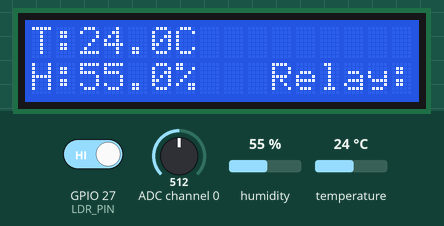
The program below on a simulated Raspberry Pi (BCM pin numbers). On the bench: 16×2 character LCD. Inputs (shaded band) come from the test bench; at power-on: ADC channel 0 = 512, GPIO 27 (LDR_PIN) HIGH, humidity 55 %, temperature 24 °C (analog values on the 0–1023 scale). The clock reads 2024-03-15 10:24:30 at power-on unless the program sets it; library files of the repository ran but are not shown: I2C_LCD_driver.py; what the program prints to the terminal is not drawn.

Above: at 1.4 s.
1.5 s: ADC channel 0 set to 0
At 1.77 s:
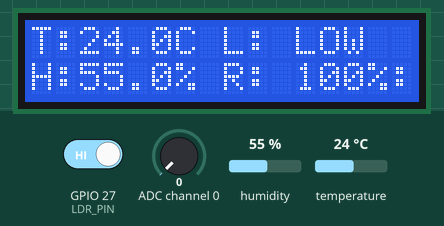
3.4 s: GPIO 27 (LDR_PIN) driven LOW
At 5.0 s:
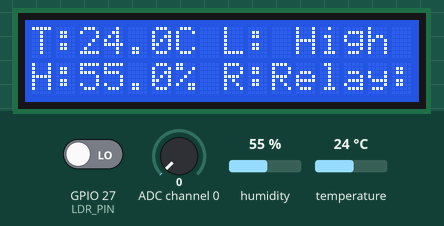
6.2 s: ADC channel 0 set to 42
At 7.35 s:
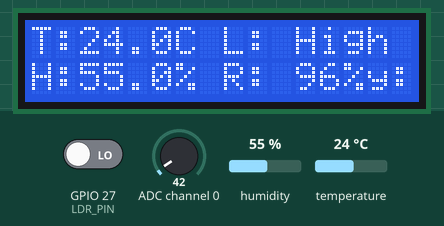
10.4 s: GPIO 27 (LDR_PIN) driven HIGH
At 12.4 s:
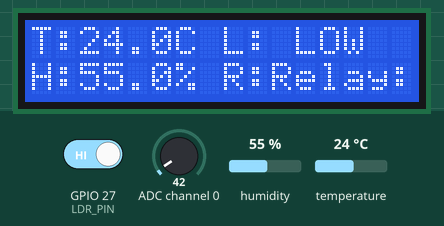
14.2 s: ADC channel 0 set to 1023
At 15.69 s:
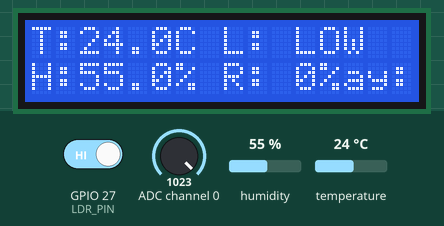
18.7 s: GPIO 27 (LDR_PIN) driven LOW
At 19.85 s:
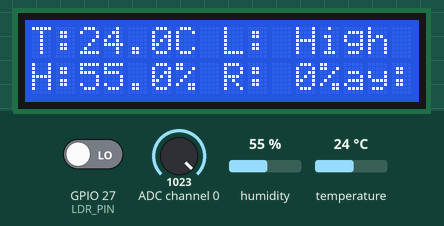
Timing chart, 0 to 21.7 s (numbered marks = the images above; inputs shaded):
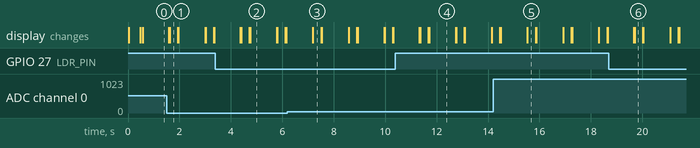

Measured:
- after the input at 1.5 s, the display: first differs from a run without the input after 0.12 s (image 1)
- after the input at 3.4 s, the display: first changes after 0.97 s (image 2 shows a later state)
- after the input at 6.2 s, the display: first differs from a run without the input after 0.99 s (image 3)
- after the input at 10.4 s, the display: first changes after 0.94 s (image 4 shows a later state)
- after the input at 14.2 s, the display: first differs from a run without the input after 1.3 s (image 5)
- after the input at 18.7 s, the display: first changes after 0.97 s (image 6 shows a later state)
- what the display in image 2 shows lasts 1.0 s, from 4.8 s to 5.8 s

The program:

motor.py
```python
# Import libraries
import I2C_LCD_driver
from time import sleep
import board
import adafruit_dht
from smbus import SMBus
import RPi.GPIO as GPIO
import logging

# Set up logging
logging.basicConfig(level=logging.INFO)

# Define constants
LDR_PIN = 27
DHT11_PIN = board.D17
RELAY_PIN = 17  # Replace with the actual GPIO pin connected to the relay

def main():
    # Initialize GPIO and I2C bus
    GPIO.setmode(GPIO.BCM)
    GPIO.setwarnings(False)
    bus = SMBus(1)

    # Set up LDR pin as input
    GPIO.setup(LDR_PIN, GPIO.IN)

    # Set up relay pin as output
    GPIO.setup(RELAY_PIN, GPIO.OUT, initial=GPIO.LOW)

    # Create LCD and DHT11 objects
    lcd = I2C_LCD_driver.lcd()
    dht11 = adafruit_dht.DHT11(DHT11_PIN, use_pulseio=False)

    # Define functions
    def temp_humi():
        try:
            temperature_c = dht11.temperature
            temperature_f = temperature_c * (9 / 5) + 32
            humidity = dht11.humidity

            # Print values on LCD display
            lcd.lcd_display_string("T:", 1, 0)
            lcd.lcd_display_string(f"{temperature_c:.1f}C", 1, 2)

            lcd.lcd_display_string("H:", 2, 0)
            lcd.lcd_display_string(f"{humidity:.1f}%", 2, 2)

            # Print values to serial port
            logging.info(f"Temp: {temperature_f:.1f} F / {temperature_c:.1f} C    Humidity: {humidity:.1f}%")

            # Control relay based on temperature
            if temperature_c > 32:
                GPIO.output(RELAY_PIN, GPIO.HIGH)
                lcd.lcd_display_string("Relay: ON", 2, 10)
            else:
                GPIO.output(RELAY_PIN, GPIO.LOW)
                lcd.lcd_display_string("Relay: OFF", 2, 10)
        except RuntimeError as error:
            logging.error(error.args[0])
            sleep(1)
        except Exception as error:
            dht11.exit()
            raise error

        sleep(1)

    def get_light():
        value = GPIO.input(LDR_PIN)
        if value == 0:
            lcd.lcd_display_string("L: High", 1, 8)
        else:
            lcd.lcd_display_string("L: LOW ", 1, 8)

    def get_rain():
        bus.write_byte(0x4b, 0x84)  # A0
        value = bus.read_byte(0x4b)
        value = (value / 255) * 100
        value = (value - 100) * -1

        value = int(value)
        lcd.lcd_display_string(f"R: {value}%", 2, 8)

    # Main loop
    while True:
        temp_humi()
        get_light()
        get_rain()

if __name__ == "__main__":
    main()
```
